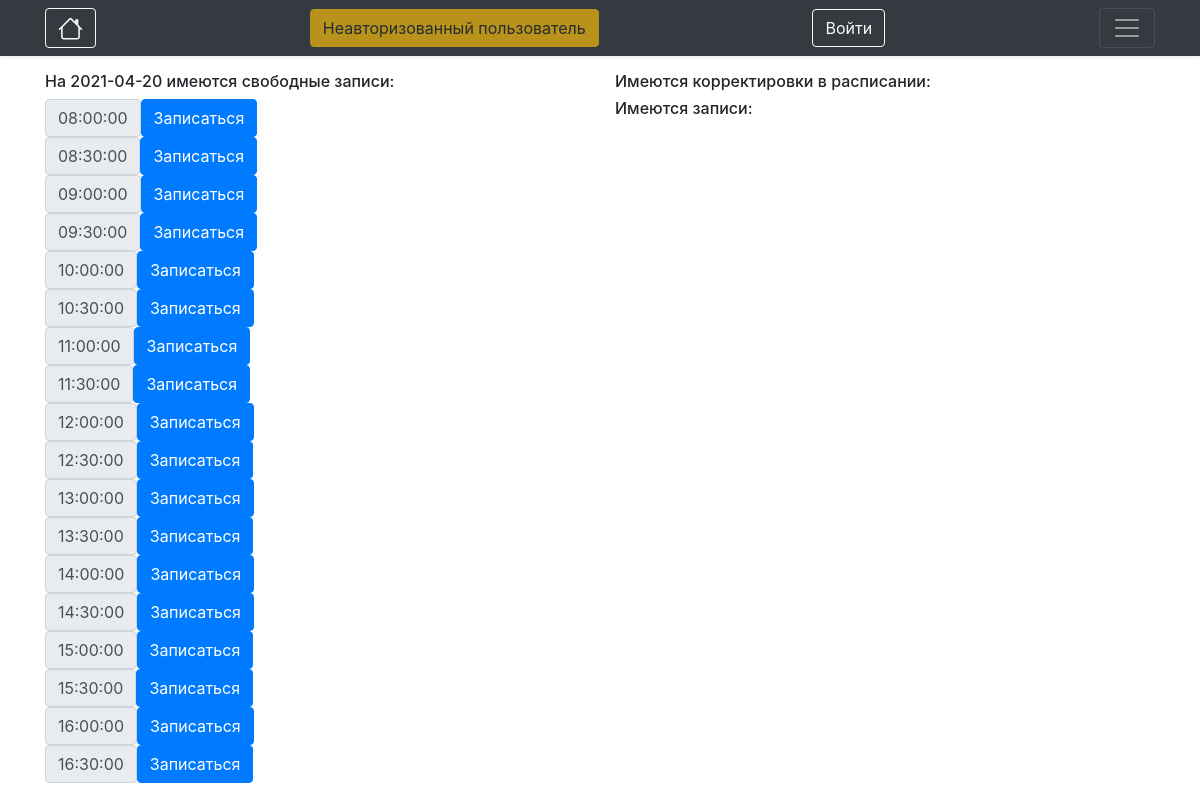
Page /check-date?day=2021-04-20 on the committed database.
### app/models.py (models this page shows, shortened)
class Schedule(db.Model):
    __tablename__ = 'schedules'
    worker_id = db.Column(db.Integer, db.ForeignKey('workers.id'), primary_key=True, nullable=False)
    start_time = db.Column(db.Integer, primary_key=True, nullable=False)
    duration = db.Column(db.Integer, nullable=False)
    week_day = db.Column(db.Integer, primary_key=True, nullable=False)
    def get_time(self):
        return (datetime.min + timedelta(seconds=self.start_time)).time()

### app/__init__.py (the view, shortened to what this page needs)
    @app.route('/check-date', methods=['GET', 'POST'])
    def check_date():
        formbtn = ChooseRecordForm()
        if request.method == 'GET':
            choose_day = request.args.get('day')
            date = datetime.strptime(choose_day, '%Y-%m-%d')
            date_corrections = Correction.query.filter(Correction.start_time >= date).\
                filter(Correction.start_time <= date + timedelta(days=1)).order_by(Correction.start_time).all()
            date_schedules = Schedule.query.filter_by(week_day=date.isoweekday()).order_by(Schedule.start_time).all()
            date_records = Record.query.filter(Record.start_time >= date).\
                filter(Record.start_time <= date + timedelta(days=1)).order_by(Record.start_time).all()
            return render_template(
                'check_date.html',
                date_schedules=date_schedules,
                date_corrections=date_corrections,
                date=date,
                date_records=date_records,
                form=formbtn
                )

### app/forms.py
class ChooseRecordForm(FlaskForm):
    submit = SubmitField('Записаться', render_kw={"class": "btn btn-primary"})

### app/templates/check_date.html (shortened to what this page needs)
{% extends "base.html" %}
{% block page_content %}
    <div class="row">
        <div class="col-6">
            <h6>На {{ date.date() }} имеются свободные записи:</h6>
                {% for date_schedule in date_schedules %}
                <div class="input-group">
                    <span class="input-group-text">{{ date_schedule.get_time() }}</span>
                    <form action="{{ url_for('process_add_record', schedule_start_time=date_schedule.start_time, schedule_worker=date_schedule.worker_id, date=date) }}" method="POST">
                        {{ form.submit }}
                    </form>
                </div>
                {% endfor %}
        </div>
        <div class="col-4">
            <h6>Имеются корректировки в расписании:</h6>
            <h6>Имеются записи:</h6>
        </div>
    </div>
{% endblock %}

### rows in the picture
Schedule: get_time "08:00:00"
Schedule: get_time "08:30:00"
Schedule: get_time "09:00:00"
Schedule: get_time "09:30:00"
Schedule: get_time "10:00:00"
Schedule: get_time "10:30:00"
Schedule: get_time "11:00:00"
Schedule: get_time "11:30:00"
Schedule: get_time "12:00:00"
Schedule: get_time "12:30:00"
Schedule: get_time "13:00:00"
Schedule: get_time "13:30:00"
Schedule: get_time "14:00:00"
Schedule: get_time "14:30:00"
Schedule: get_time "15:00:00"
Schedule: get_time "15:30:00"
Schedule: get_time "16:00:00"
Schedule: get_time "16:30:00"

### other values in the picture
{{ date.date() }} "2021-04-20"
